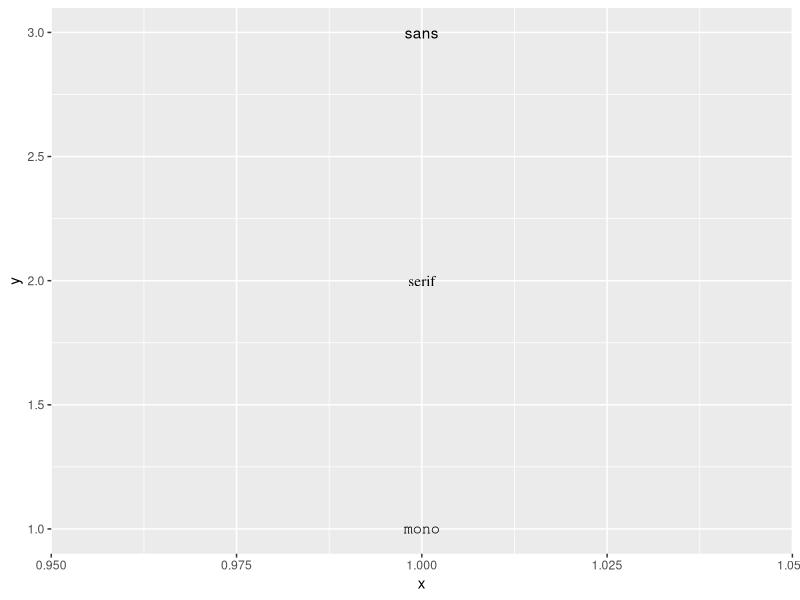

Here is the R script that generated this plot:
# r2py crawler metadata
# package: ggplot2
# source_type: vignette
# topic: ggplot2-specs_s10
# source_file: C:\Users\bened\AppData\Local\R\win-library\4.5\ggplot2\doc\ggplot2-specs.R
# lines: 8

suppressPackageStartupMessages(library(ggplot2))
#| fig.alt: "A plot showing three text labels arranged vertically. The top
#|  label is 'sans' and is displayed in a sans-serif font. The middle label is
#|  'serif' and is displayed in a serif font. The bottom label is 'mono' and
#|  is displayed in a monospaced font."
df <- data.frame(x = 1, y = 3:1, family = c("sans", "serif", "mono"))
ggplot(df, aes(x, y)) +
  geom_text(aes(label = family, family = family))
